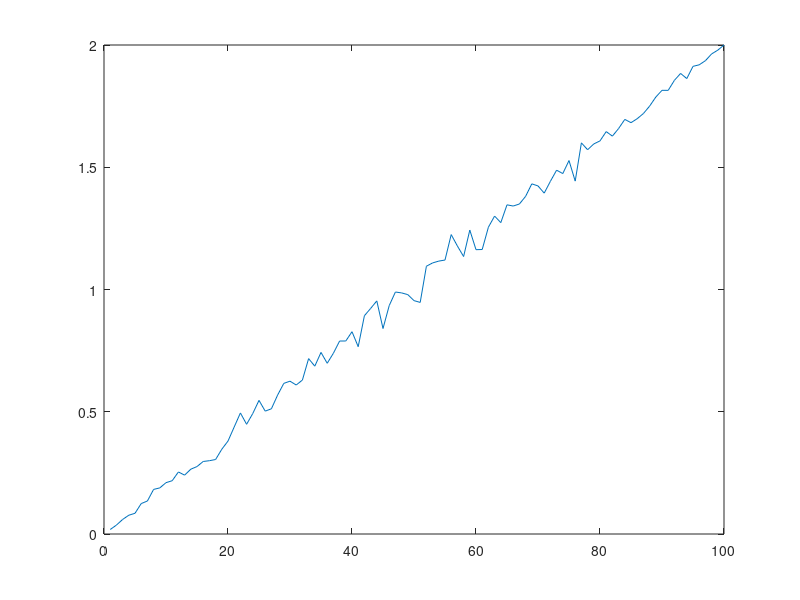
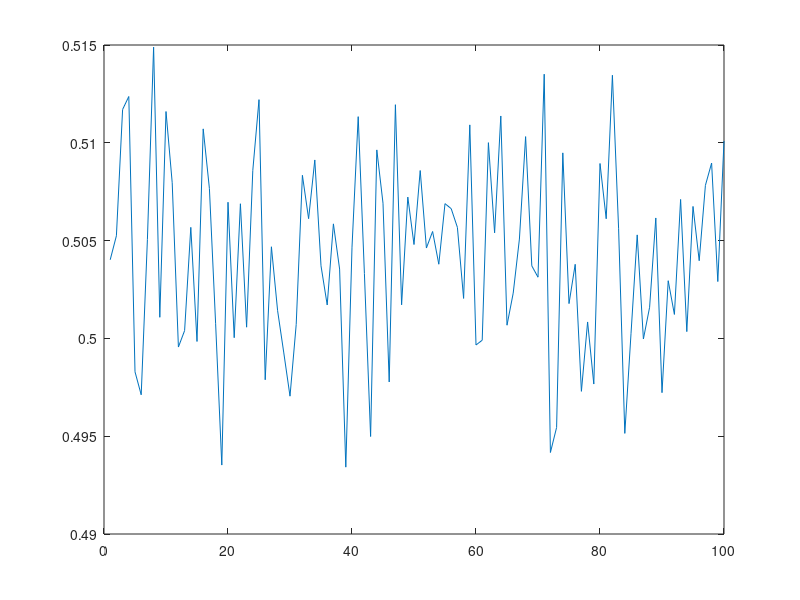
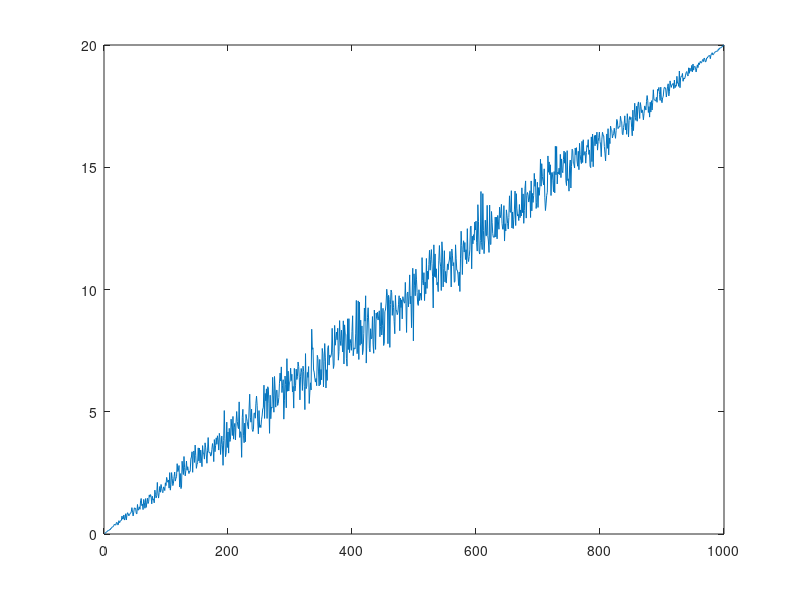
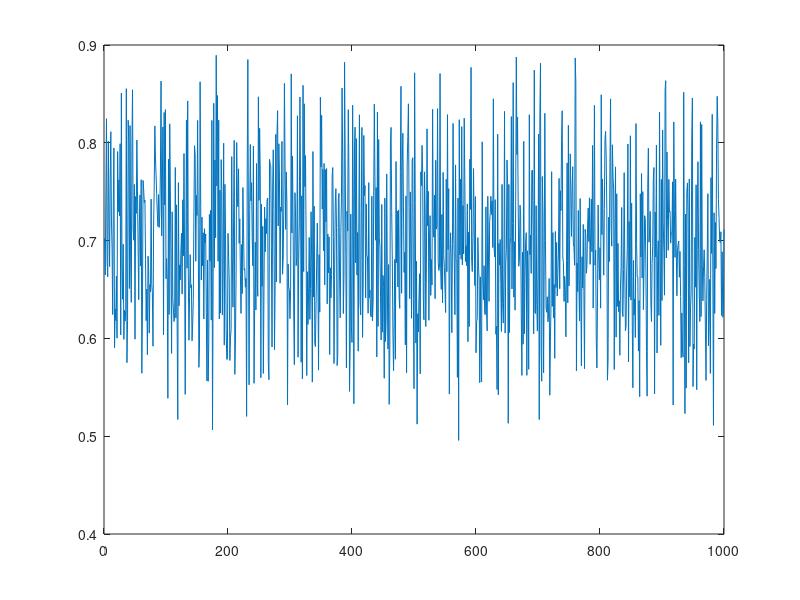

MATLAB code for these plots, in order:
function a = ASP_Part_1_2()
close all;

M = 1000;
N = 100;

a = rp1(M,N);
assignin('base', 'a', a)
plot(mean(a))
figure;
b = rp2(M,N);
assignin('base', 'b', b)
plot(mean(b))
figure;
c = rp3(M,N);
assignin('base', 'c', c)
plot(mean(c))

M = 4;
N = 1000;

a = rp1(M,N);
assignin('base', 'a', a)
plot(mean(a))
figure;
b = rp2(M,N);
assignin('base', 'b', b)
plot(mean(b))
figure;
c = rp3(M,N);
assignin('base', 'c', c)
plot(mean(c))

end

function v=rp1(M,N)
a=0.02;
b=5;
Mc=ones(M,1)*b*sin((1:N)*pi/N);
assignin('base', 'Mc', Mc);
Ac=a*ones(M,1)*[1:N];
assignin('base', 'Ac', Ac);
v=(rand(M,N)-0.5).*Mc+Ac;
end

function v=rp2(M,N)
Ar=rand(M,1)*ones(1,N);
Mr=rand(M,1)*ones(1,N);
v=(rand(M,N)-0.5).*Mr+Ar;
end

function v=rp3(M,N)
a=0.5;
m=3;
v=(rand(M,N)-0.5)*m + a;
end

% function ASP_Part_1_2_given_funcs()
% rp1(100,100)

% end